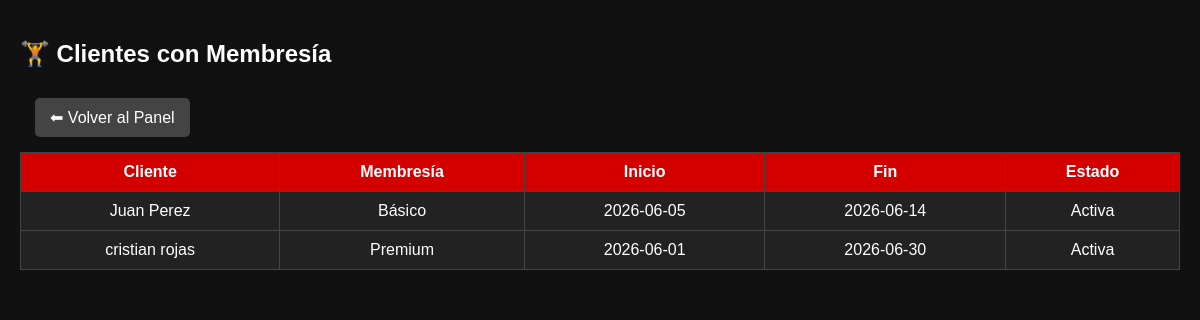
Page /admin/cliente_membresia.php (signed in) on the earlier database version.
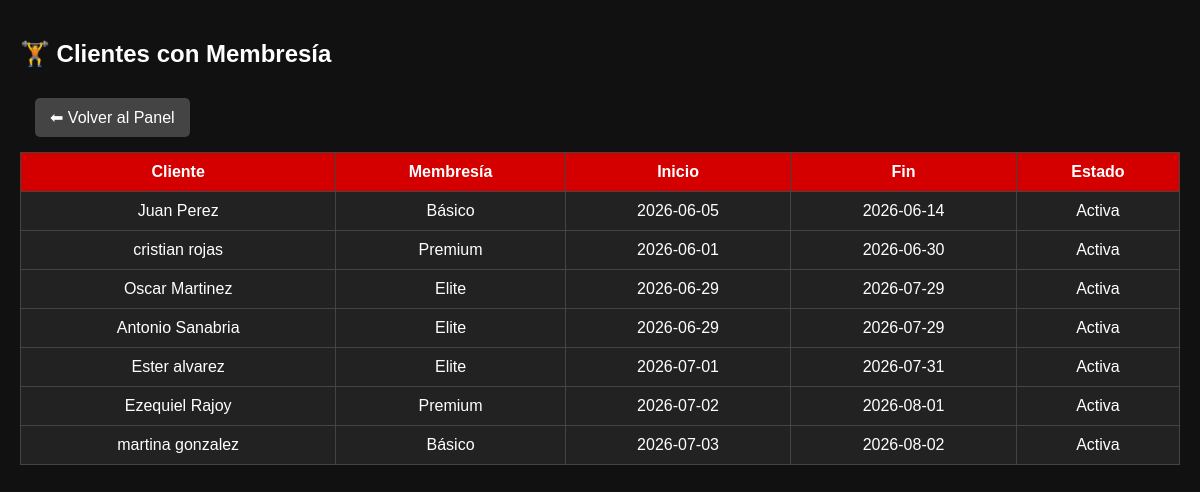
Same page on the later database version.
### tables this page shows
CREATE TABLE `cliente_membresia` (
  `id_cliente_membresia` int(11) NOT NULL AUTO_INCREMENT,
  `id_cliente` int(11) NOT NULL,
  `id_membresia` int(11) NOT NULL,
  `fecha_inicio` date NOT NULL,
  `fecha_fin` date NOT NULL,
  `estado` enum('Activa','Vencida','Cancelada') NOT NULL,
  PRIMARY KEY (`id_cliente_membresia`),
  KEY `id_cliente` (`id_cliente`),
  KEY `id_membresia` (`id_membresia`),
  CONSTRAINT `cliente_membresia_ibfk_1` FOREIGN KEY (`id_cliente`) REFERENCES `clientes` (`id_cliente`),
  CONSTRAINT `cliente_membresia_ibfk_2` FOREIGN KEY (`id_membresia`) REFERENCES `membresias` (`id_membresia`),
  CONSTRAINT `CONSTRAINT_1` CHECK (`fecha_fin` >= `fecha_inicio`)
);

CREATE TABLE `clientes` (
  `id_cliente` int(11) NOT NULL AUTO_INCREMENT,
  `id_tipo_documento` int(11) NOT NULL,
  `numero_documento` varchar(20) NOT NULL,
  `nombre` varchar(50) NOT NULL,
  `apellido` varchar(50) NOT NULL,
  `telefono` varchar(20) DEFAULT NULL,
  `email` varchar(100) DEFAULT NULL,
  `direccion` varchar(100) DEFAULT NULL,
  `fecha_nacimiento` date DEFAULT NULL,
  `fecha_registro` date NOT NULL,
  `estado` enum('Activo','Inactivo','Suspendido') NOT NULL,
  `usuario` varchar(50) NOT NULL,
  `contrasena` varchar(255) NOT NULL,
  `id_usuario` int(11) DEFAULT NULL,
  PRIMARY KEY (`id_cliente`),
  UNIQUE KEY `numero_documento` (`numero_documento`),
  UNIQUE KEY `usuario` (`usuario`),
  UNIQUE KEY `email` (`email`),
  KEY `id_tipo_documento` (`id_tipo_documento`),
  CONSTRAINT `clientes_ibfk_1` FOREIGN KEY (`id_tipo_documento`) REFERENCES `tipo_documento` (`id_tipo_documento`)
);

CREATE TABLE `membresias` (
  `id_membresia` int(11) NOT NULL AUTO_INCREMENT,
  `nombre` varchar(50) NOT NULL,
  `precio` decimal(10,2) NOT NULL,
  `descripcion` varchar(200) DEFAULT NULL,
  PRIMARY KEY (`id_membresia`),
  UNIQUE KEY `nombre` (`nombre`)
);

### admin/cliente_membresia.php (the view, shortened to what this page needs)
<?php
include("../php/conexion.php");
$sql = "SELECT cm.*, c.nombre, c.apellido, m.nombre AS membresia
        FROM cliente_membresia cm
        INNER JOIN clientes c ON cm.id_cliente = c.id_cliente
        INNER JOIN membresias m ON cm.id_membresia = m.id_membresia";
$resultado = mysqli_query($conexion, $sql);
?>
<!DOCTYPE html>
<html lang="es">
<head>
</head>
<body>
<h2>🏋 Clientes con Membresía</h2>
<a href="dashboard.php" class="boton-volver">
    ⬅ Volver al Panel
</a>
<table>
<tr>
    <th>Cliente</th>
    <th>Membresía</th>
    <th>Inicio</th>
    <th>Fin</th>
    <th>Estado</th>
</tr>
<?php if (mysqli_num_rows($resultado) > 0) { ?>
    <?php while($fila = mysqli_fetch_assoc($resultado)) { ?>
    <tr>
        <td><?php echo $fila['nombre'] . " " . $fila['apellido']; ?></td>
        <td><?php echo $fila['membresia']; ?></td>
        <td><?php echo $fila['fecha_inicio']; ?></td>
        <td><?php echo $fila['fecha_fin']; ?></td>
        <td><?php echo $fila['estado']; ?></td>
    </tr>
    <?php } ?>
<?php } else { ?>
<tr>
    <td colspan="5">No hay membresías asignadas</td>
</tr>
<?php } ?>
</table>
</body>
</html>

### admin/cliente_membresia.php (style rules this page uses)
body { font-family: Arial; background:#111; color:white; margin:0; padding:20px; }
h2 { margin-bottom:15px; }
table { width:100%; border-collapse:collapse; background:#222; }
th, td { border:1px solid #444; padding:10px; text-align:center; }
th { background:#d40000; }
.boton-volver { display:inline-block; margin:15px; background:#444; color:white; padding:10px 15px; border-radius:5px; text-decoration:none; }

Differences in the rows shown:
added cliente_membresia: id_cliente.nombre "Oscar", id_cliente.apellido "Martinez", id_membresia.nombre "Elite", fecha_inicio "2026-06-29", fecha_fin "2026-07-29", estado "Activa"
added cliente_membresia: id_cliente.nombre "Antonio", id_cliente.apellido "Sanabria", id_membresia.nombre "Elite", fecha_inicio "2026-06-29", fecha_fin "2026-07-29", estado "Activa"
added cliente_membresia: id_cliente.nombre "Ester", id_cliente.apellido "alvarez", id_membresia.nombre "Elite", fecha_inicio "2026-07-01", fecha_fin "2026-07-31", estado "Activa"
added cliente_membresia: id_cliente.nombre "Ezequiel", id_cliente.apellido "Rajoy", id_membresia.nombre "Premium", fecha_inicio "2026-07-02", fecha_fin "2026-08-01", estado "Activa"
added cliente_membresia: id_cliente.nombre "martina", id_cliente.apellido "gonzalez", id_membresia.nombre "Básico", fecha_inicio "2026-07-03", fecha_fin "2026-08-02", estado "Activa"
